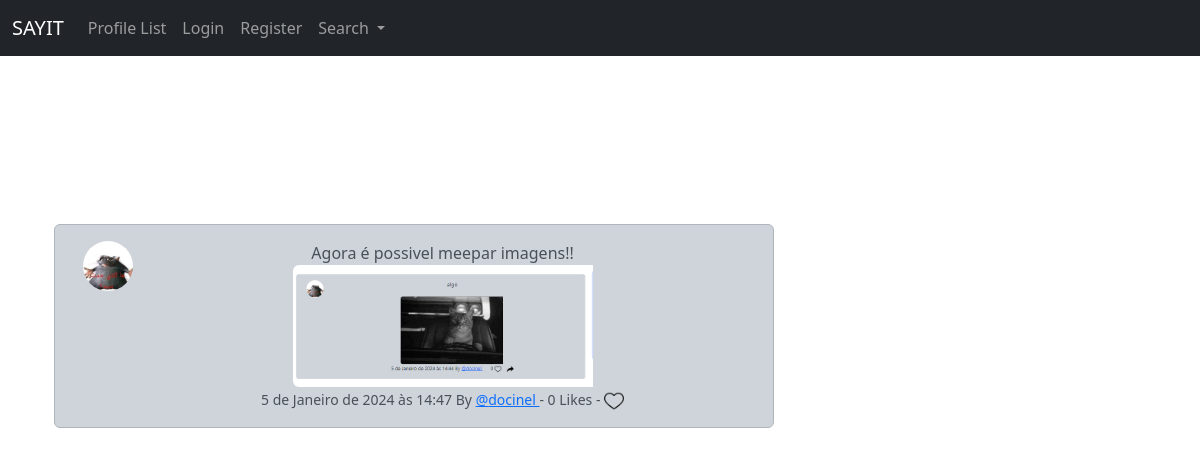
/meep_show/23, run on the app's committed database.
### musker/models.py (models this page shows, shortened)
class Meep(models.Model):
    user = models.ForeignKey(User, related_name='meeps',on_delete=models.DO_NOTHING)
    body = models.CharField(max_length=200, blank=True)
    image = models.ImageField(upload_to='images/meep_images/', blank=True, null=True)
    created_at = models.DateTimeField(auto_now_add=True)
    likes = models.ManyToManyField(User, related_name='meep_like', blank=True)
    def number_of_likes(self):
        return self.likes.count()

class Profile(models.Model):
    user = models.OneToOneField(User, on_delete=models.CASCADE)
    follows = models.ManyToManyField(
        "self",
        related_name="followed_by",
        symmetrical=False,
        blank=True
    )
    date_modified = models.DateTimeField(User, auto_now=True)
    profile_image = models.ImageField(null=True, blank=True, upload_to="images/profile/")
    profile_bio = models.CharField(null=True, blank=True, max_length=500)
    homepage_link = models.CharField(null=True, blank=True, max_length=200)
    facebook_link = models.CharField(null=True, blank=True, max_length=200)
    instagram_link = models.CharField(null=True, blank=True, max_length=200)
    linkedin_link = models.CharField(null=True, blank=True, max_length=200)

### musker/views.py (the view)
# urls.py: path('meep_show/<int:pk>', views.meep_show, name='meep_show'),
def meep_show(request, pk):
    meep = get_object_or_404(Meep, id=pk)
    if meep:
        return render(request, 'show_meep.html', {"meep": meep})
    else:
        messages.success(request, ("That meep doesn't exist"))
        return redirect('home')

### musker/templates/show_meep.html
{% extends 'base.html' %}
{% load static %}
{% block content %}
<div class="container text-center">
    <div class="row">
        <div class="col-8">
    <br/><br/>
    <br/><br/>
    <br/><br/>
        <div class="alert alert-dark" role="alert">
    <div class="container">
        <div class="row">
            <div class="col-1">
                {% if meep.user.profile.profile_image %}
                    <img src="{{ meep.user.profile.profile_image.url }}" width="50" height="50" class="rounded-circle" alt="{{ profile.user.username }}">
                {% else %}
                    <img src="{% static 'images/default_profile.jpg' %}" width="50" height="50" class="rounded-circle" alt="{{ profile.user.username }}">
                {% endif %}
            </div>
            <div class="col-md-11">
                {{ meep.body }}<br/>
                {% if meep.image %}
                    <img id="meepImage{{ meep.id }}" src="{{ meep.image.url }}" width="300" height="300" class="img-fluid rounded-start" alt="{{ meep.user.username }}" onclick="expandImage('meepImage{{ meep.id }}')">
                {% endif %}<br>
                <small class="text-mudet">
                    {{ meep.created_at }} By
                    <a href="{% url 'profile' meep.user.id %}">
                        @{{ meep.user.username }}
                    </a>
                     - {{ meep.number_of_likes }} Likes -
                    {% if user in meep.likes.all %}
                    <a href="{% url 'meep_like' meep.id %}"><img src="{% static 'images/coracao_cheio.png' %}" height="20" width="20" srcset=""></a>
                    {% else %}
                        <a href="{% url 'meep_like' meep.id %}"><img src="{% static 'images/coracao.png' %}" height="20" width="20" srcset=""></a>
                    {% endif %}
                </small>
            </div>
        </div>
    </div>
        </div>
        <br/>
</div>
<div class="col-4">
    <br/><br/><br/><br/>
</div>
{% endblock %}

### data on the page
Meep: user.profile.profile_image (picture), body "Agora é possivel meepar imagens!!", image (picture), created_at "5 de Janeiro de 2024 às 14:47", user.username "docinel", number_of_likes "0"
